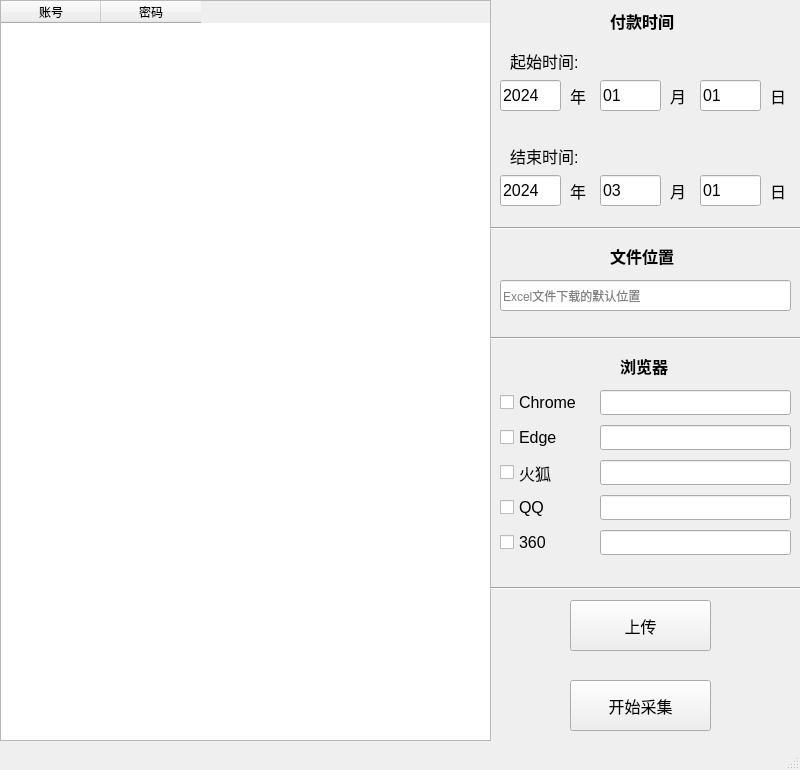
<?xml version="1.0" encoding="UTF-8"?>
<ui version="4.0">
 <class>MainWindow</class>
 <widget class="QMainWindow" name="MainWindow">
  <property name="geometry">
   <rect>
    <x>0</x>
    <y>0</y>
    <width>800</width>
    <height>770</height>
   </rect>
  </property>
  <property name="windowTitle">
   <string>淘宝报表解析</string>
  </property>
  <widget class="QWidget" name="centralwidget">
   <widget class="QWidget" name="horizontalLayoutWidget">
    <property name="geometry">
     <rect>
      <x>0</x>
      <y>0</y>
      <width>491</width>
      <height>741</height>
     </rect>
    </property>
    <layout class="QHBoxLayout" name="horizontalLayout">
     <item>
      <widget class="QTableWidget" name="dataFrom">
       <property name="enabled">
        <bool>true</bool>
       </property>
       <property name="autoFillBackground">
        <bool>true</bool>
       </property>
       <column>
        <property name="text">
         <string>账号</string>
        </property>
       </column>
       <column>
        <property name="text">
         <string>密码</string>
        </property>
       </column>
      </widget>
     </item>
    </layout>
   </widget>
   <widget class="QLabel" name="label">
    <property name="geometry">
     <rect>
      <x>610</x>
      <y>10</y>
      <width>81</width>
      <height>21</height>
     </rect>
    </property>
    <property name="font">
     <font>
      <pointsize>12</pointsize>
      <weight>75</weight>
      <bold>true</bold>
     </font>
    </property>
    <property name="text">
     <string>付款时间</string>
    </property>
   </widget>
   <widget class="QLabel" name="label_2">
    <property name="geometry">
     <rect>
      <x>510</x>
      <y>50</y>
      <width>91</width>
      <height>21</height>
     </rect>
    </property>
    <property name="font">
     <font>
      <pointsize>12</pointsize>
     </font>
    </property>
    <property name="text">
     <string>起始时间:</string>
    </property>
   </widget>
   <widget class="QLineEdit" name="yearEdit">
    <property name="geometry">
     <rect>
      <x>500</x>
      <y>80</y>
      <width>61</width>
      <height>31</height>
     </rect>
    </property>
    <property name="font">
     <font>
      <pointsize>12</pointsize>
     </font>
    </property>
    <property name="text">
     <string>2024</string>
    </property>
   </widget>
   <widget class="QLabel" name="label_3">
    <property name="geometry">
     <rect>
      <x>570</x>
      <y>85</y>
      <width>21</width>
      <height>21</height>
     </rect>
    </property>
    <property name="font">
     <font>
      <pointsize>12</pointsize>
     </font>
    </property>
    <property name="text">
     <string>年</string>
    </property>
   </widget>
   <widget class="QLineEdit" name="monthEdit">
    <property name="geometry">
     <rect>
      <x>600</x>
      <y>80</y>
      <width>61</width>
      <height>31</height>
     </rect>
    </property>
    <property name="font">
     <font>
      <pointsize>12</pointsize>
     </font>
    </property>
    <property name="text">
     <string>01</string>
    </property>
   </widget>
   <widget class="QLabel" name="label_4">
    <property name="geometry">
     <rect>
      <x>670</x>
      <y>85</y>
      <width>21</width>
      <height>21</height>
     </rect>
    </property>
    <property name="font">
     <font>
      <pointsize>12</pointsize>
     </font>
    </property>
    <property name="text">
     <string>月</string>
    </property>
   </widget>
   <widget class="QLineEdit" name="dayEdit">
    <property name="geometry">
     <rect>
      <x>700</x>
      <y>80</y>
      <width>61</width>
      <height>31</height>
     </rect>
    </property>
    <property name="font">
     <font>
      <pointsize>12</pointsize>
     </font>
    </property>
    <property name="text">
     <string>01</string>
    </property>
   </widget>
   <widget class="QLabel" name="label_5">
    <property name="geometry">
     <rect>
      <x>770</x>
      <y>85</y>
      <width>21</width>
      <height>21</height>
     </rect>
    </property>
    <property name="font">
     <font>
      <pointsize>12</pointsize>
     </font>
    </property>
    <property name="text">
     <string>日</string>
    </property>
   </widget>
   <widget class="QLineEdit" name="yearEdit_2">
    <property name="geometry">
     <rect>
      <x>500</x>
      <y>175</y>
      <width>61</width>
      <height>31</height>
     </rect>
    </property>
    <property name="font">
     <font>
      <pointsize>12</pointsize>
     </font>
    </property>
    <property name="text">
     <string>2024</string>
    </property>
   </widget>
   <widget class="QLineEdit" name="dayEdit_2">
    <property name="geometry">
     <rect>
      <x>700</x>
      <y>175</y>
      <width>61</width>
      <height>31</height>
     </rect>
    </property>
    <property name="font">
     <font>
      <pointsize>12</pointsize>
     </font>
    </property>
    <property name="text">
     <string>01</string>
    </property>
   </widget>
   <widget class="QLabel" name="label_6">
    <property name="geometry">
     <rect>
      <x>670</x>
      <y>180</y>
      <width>21</width>
      <height>21</height>
     </rect>
    </property>
    <property name="font">
     <font>
      <pointsize>12</pointsize>
     </font>
    </property>
    <property name="text">
     <string>月</string>
    </property>
   </widget>
   <widget class="QLabel" name="label_7">
    <property name="geometry">
     <rect>
      <x>570</x>
      <y>180</y>
      <width>21</width>
      <height>21</height>
     </rect>
    </property>
    <property name="font">
     <font>
      <pointsize>12</pointsize>
     </font>
    </property>
    <property name="text">
     <string>年</string>
    </property>
   </widget>
   <widget class="QLineEdit" name="monthEdit_2">
    <property name="geometry">
     <rect>
      <x>600</x>
      <y>175</y>
      <width>61</width>
      <height>31</height>
     </rect>
    </property>
    <property name="font">
     <font>
      <pointsize>12</pointsize>
     </font>
    </property>
    <property name="text">
     <string>03</string>
    </property>
   </widget>
   <widget class="QLabel" name="label_8">
    <property name="geometry">
     <rect>
      <x>510</x>
      <y>145</y>
      <width>91</width>
      <height>21</height>
     </rect>
    </property>
    <property name="font">
     <font>
      <pointsize>12</pointsize>
     </font>
    </property>
    <property name="text">
     <string>结束时间:</string>
    </property>
   </widget>
   <widget class="QLabel" name="label_9">
    <property name="geometry">
     <rect>
      <x>770</x>
      <y>180</y>
      <width>21</width>
      <height>21</height>
     </rect>
    </property>
    <property name="font">
     <font>
      <pointsize>12</pointsize>
     </font>
    </property>
    <property name="text">
     <string>日</string>
    </property>
   </widget>
   <widget class="QPushButton" name="startBtn">
    <property name="geometry">
     <rect>
      <x>570</x>
      <y>680</y>
      <width>141</width>
      <height>51</height>
     </rect>
    </property>
    <property name="font">
     <font>
      <pointsize>12</pointsize>
     </font>
    </property>
    <property name="text">
     <string>开始采集</string>
    </property>
   </widget>
   <widget class="QPushButton" name="uploadBtn">
    <property name="geometry">
     <rect>
      <x>570</x>
      <y>600</y>
      <width>141</width>
      <height>51</height>
     </rect>
    </property>
    <property name="font">
     <font>
      <pointsize>12</pointsize>
     </font>
    </property>
    <property name="text">
     <string>上传</string>
    </property>
   </widget>
   <widget class="Line" name="line">
    <property name="geometry">
     <rect>
      <x>490</x>
      <y>220</y>
      <width>311</width>
      <height>16</height>
     </rect>
    </property>
    <property name="orientation">
     <enum>Qt::Horizontal</enum>
    </property>
   </widget>
   <widget class="QLabel" name="label_10">
    <property name="geometry">
     <rect>
      <x>610</x>
      <y>240</y>
      <width>81</width>
      <height>31</height>
     </rect>
    </property>
    <property name="font">
     <font>
      <pointsize>12</pointsize>
      <weight>75</weight>
      <bold>true</bold>
     </font>
    </property>
    <property name="text">
     <string>文件位置</string>
    </property>
   </widget>
   <widget class="QLineEdit" name="fileLocation">
    <property name="geometry">
     <rect>
      <x>500</x>
      <y>280</y>
      <width>291</width>
      <height>31</height>
     </rect>
    </property>
    <property name="placeholderText">
     <string>Excel文件下载的默认位置</string>
    </property>
   </widget>
   <widget class="Line" name="line_2">
    <property name="geometry">
     <rect>
      <x>490</x>
      <y>330</y>
      <width>311</width>
      <height>16</height>
     </rect>
    </property>
    <property name="orientation">
     <enum>Qt::Horizontal</enum>
    </property>
   </widget>
   <widget class="QCheckBox" name="Chrome">
    <property name="geometry">
     <rect>
      <x>500</x>
      <y>390</y>
      <width>91</width>
      <height>25</height>
     </rect>
    </property>
    <property name="font">
     <font>
      <pointsize>12</pointsize>
     </font>
    </property>
    <property name="text">
     <string>Chrome</string>
    </property>
   </widget>
   <widget class="QLabel" name="label_11">
    <property name="geometry">
     <rect>
      <x>620</x>
      <y>350</y>
      <width>61</width>
      <height>31</height>
     </rect>
    </property>
    <property name="font">
     <font>
      <pointsize>12</pointsize>
      <weight>75</weight>
      <bold>true</bold>
     </font>
    </property>
    <property name="text">
     <string>浏览器</string>
    </property>
   </widget>
   <widget class="QLineEdit" name="Chrome_Edit">
    <property name="geometry">
     <rect>
      <x>600</x>
      <y>390</y>
      <width>191</width>
      <height>25</height>
     </rect>
    </property>
   </widget>
   <widget class="QCheckBox" name="Edge">
    <property name="geometry">
     <rect>
      <x>500</x>
      <y>425</y>
      <width>91</width>
      <height>25</height>
     </rect>
    </property>
    <property name="font">
     <font>
      <pointsize>12</pointsize>
     </font>
    </property>
    <property name="text">
     <string>Edge</string>
    </property>
   </widget>
   <widget class="QLineEdit" name="Edge_Edit">
    <property name="geometry">
     <rect>
      <x>600</x>
      <y>425</y>
      <width>191</width>
      <height>25</height>
     </rect>
    </property>
   </widget>
   <widget class="QCheckBox" name="Firefox">
    <property name="geometry">
     <rect>
      <x>500</x>
      <y>460</y>
      <width>91</width>
      <height>25</height>
     </rect>
    </property>
    <property name="font">
     <font>
      <pointsize>12</pointsize>
     </font>
    </property>
    <property name="text">
     <string>火狐</string>
    </property>
   </widget>
   <widget class="QCheckBox" name="QQ">
    <property name="geometry">
     <rect>
      <x>500</x>
      <y>495</y>
      <width>91</width>
      <height>25</height>
     </rect>
    </property>
    <property name="font">
     <font>
      <pointsize>12</pointsize>
     </font>
    </property>
    <property name="text">
     <string>QQ</string>
    </property>
   </widget>
   <widget class="QLineEdit" name="Firefox_Edit">
    <property name="geometry">
     <rect>
      <x>600</x>
      <y>460</y>
      <width>191</width>
      <height>25</height>
     </rect>
    </property>
   </widget>
   <widget class="QLineEdit" name="QQ_Edit">
    <property name="geometry">
     <rect>
      <x>600</x>
      <y>495</y>
      <width>191</width>
      <height>25</height>
     </rect>
    </property>
   </widget>
   <widget class="QCheckBox" name="Chro360">
    <property name="geometry">
     <rect>
      <x>500</x>
      <y>530</y>
      <width>91</width>
      <height>25</height>
     </rect>
    </property>
    <property name="font">
     <font>
      <pointsize>12</pointsize>
     </font>
    </property>
    <property name="text">
     <string>360</string>
    </property>
   </widget>
   <widget class="QLineEdit" name="Chro360_Edit">
    <property name="geometry">
     <rect>
      <x>600</x>
      <y>530</y>
      <width>191</width>
      <height>25</height>
     </rect>
    </property>
   </widget>
   <widget class="Line" name="line_3">
    <property name="geometry">
     <rect>
      <x>490</x>
      <y>580</y>
      <width>311</width>
      <height>16</height>
     </rect>
    </property>
    <property name="orientation">
     <enum>Qt::Horizontal</enum>
    </property>
   </widget>
  </widget>
  <widget class="QStatusBar" name="statusbar"/>
 </widget>
 <resources/>
 <connections/>
</ui>
